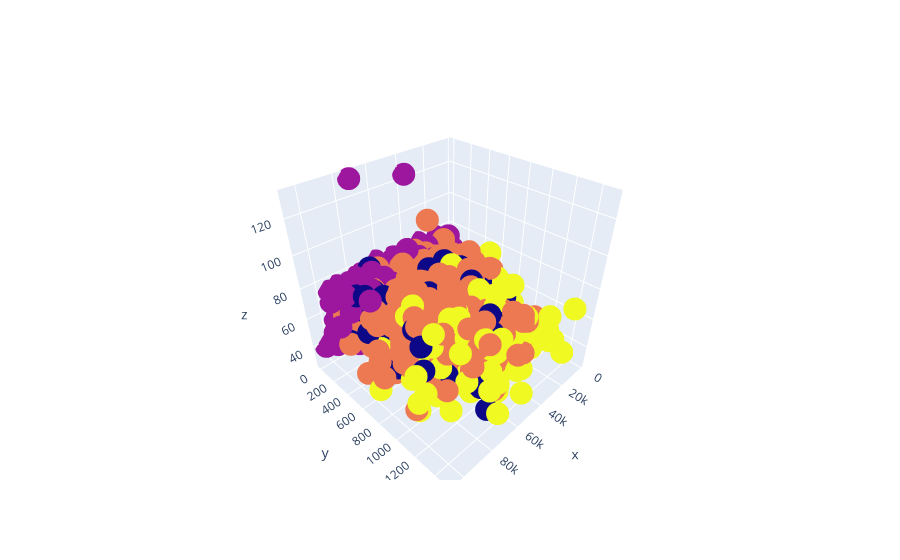

The cell this chart's notebook holds for it:
### Code cell
figura = go.Figure()
figura.add_trace(go.Scatter3d(x=datos['Renta_Anual'].loc[datos['Renta_Anual']<=110000],
                            y=datos['GastoVinos'],
                            z=X['Edad'],
                            mode='markers',
                            marker=dict(color=labels.astype(np.float_)),
                            text=labels 
                            ))
figura.show()

### Figure 1 — Plotly figure (JSON) as saved in the notebook; plotly's stock layout.template omitted (floating-point values rounded to 4 significant figures; data arrays with more than 128 entries replaced by an {"elided": "..."} marker saying what was removed)
{"data": [{"marker": {"color": {"elided": "2216 int values"}}, "mode": "markers", "text": {"elided": "2216 int values"}, "type": "scatter3d", "x": {"elided": "2207 int values"}, "y": {"elided": "2216 int values"}, "z": {"elided": "2216 int values"}}], "layout": {}}
